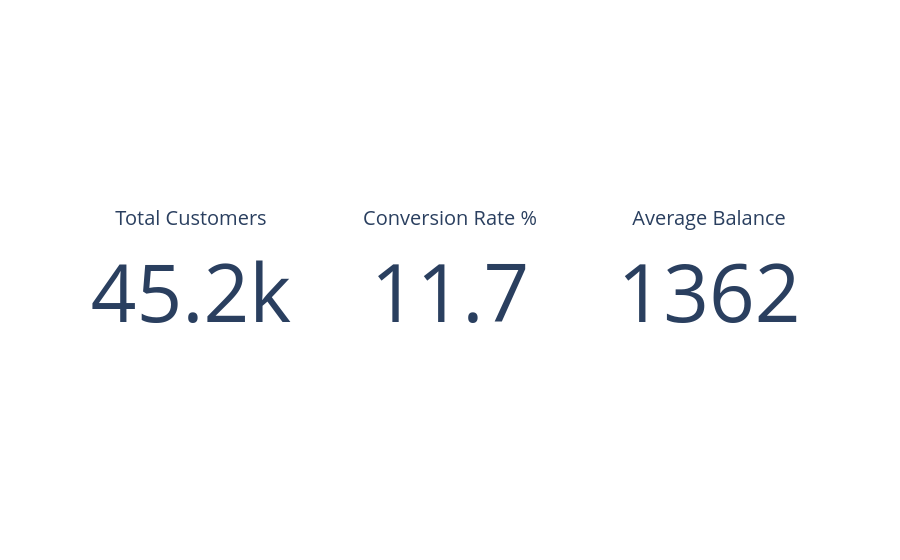

The notebook cell saved with this chart:
### Code cell
fig = go.Figure()

fig.add_trace(
    go.Indicator(
        mode="number",
        value=kpi_data["total_customers"][0],
        title={"text": "Total Customers"},
        domain={"x": [0, 0.3], "y": [0, 1]}
    )
)

fig.add_trace(
    go.Indicator(
        mode="number",
        value=kpi_data["conversion_rate"][0],
        title={"text": "Conversion Rate %"},
        domain={"x": [0.35, 0.65], "y": [0, 1]}
    )
)

fig.add_trace(
    go.Indicator(
        mode="number",
        value=kpi_data["average_balance"][0],
        title={"text": "Average Balance"},
        domain={"x": [0.7, 1], "y": [0, 1]}
    )
)

fig.show()

### Figure 1 — Plotly figure (JSON) as saved in the notebook; plotly's stock layout.template omitted (floating-point values rounded to 4 significant figures)
{"data": [{"domain": {"x": [0, 0.3], "y": [0, 1]}, "mode": "number", "title": {"text": "Total Customers"}, "type": "indicator", "value": 45211}, {"domain": {"x": [0.35, 0.65], "y": [0, 1]}, "mode": "number", "title": {"text": "Conversion Rate %"}, "type": "indicator", "value": 11.7}, {"domain": {"x": [0.7, 1], "y": [0, 1]}, "mode": "number", "title": {"text": "Average Balance"}, "type": "indicator", "value": 1362.0}], "layout": {}}
